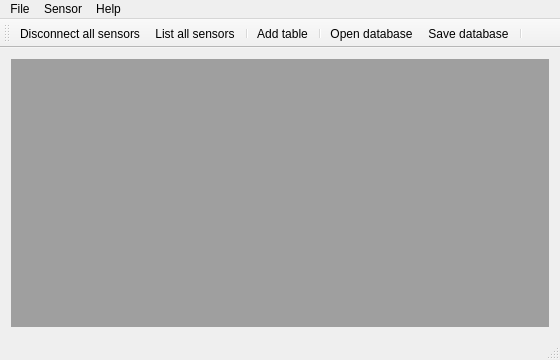
<?xml version="1.0" encoding="UTF-8"?>
<ui version="4.0">
 <class>ISense</class>
 <widget class="QMainWindow" name="ISense">
  <property name="geometry">
   <rect>
    <x>0</x>
    <y>0</y>
    <width>560</width>
    <height>360</height>
   </rect>
  </property>
  <property name="sizePolicy">
   <sizepolicy hsizetype="MinimumExpanding" vsizetype="MinimumExpanding">
    <horstretch>0</horstretch>
    <verstretch>0</verstretch>
   </sizepolicy>
  </property>
  <property name="minimumSize">
   <size>
    <width>560</width>
    <height>360</height>
   </size>
  </property>
  <property name="windowTitle">
   <string>ISense</string>
  </property>
  <widget class="QWidget" name="centralWidget">
   <layout class="QVBoxLayout" name="verticalLayout">
    <item>
     <widget class="QMdiArea" name="mdiArea"/>
    </item>
   </layout>
  </widget>
  <widget class="QMenuBar" name="menuBar">
   <property name="geometry">
    <rect>
     <x>0</x>
     <y>0</y>
     <width>560</width>
     <height>21</height>
    </rect>
   </property>
   <widget class="QMenu" name="menuFile">
    <property name="title">
     <string>File</string>
    </property>
    <addaction name="separator"/>
    <addaction name="actionExit"/>
    <addaction name="separator"/>
   </widget>
   <widget class="QMenu" name="menuSensor">
    <property name="title">
     <string>Sensor</string>
    </property>
    <addaction name="actionList_all_sensors"/>
    <addaction name="separator"/>
    <addaction name="actionDisconnect_all_sensors"/>
   </widget>
   <widget class="QMenu" name="menuHelp">
    <property name="title">
     <string>Help</string>
    </property>
    <addaction name="actionAbout"/>
    <addaction name="actionAbout_QT"/>
   </widget>
   <addaction name="menuFile"/>
   <addaction name="menuSensor"/>
   <addaction name="menuHelp"/>
  </widget>
  <widget class="QToolBar" name="mainToolBar">
   <property name="orientation">
    <enum>Qt::Horizontal</enum>
   </property>
   <property name="toolButtonStyle">
    <enum>Qt::ToolButtonTextUnderIcon</enum>
   </property>
   <attribute name="toolBarArea">
    <enum>TopToolBarArea</enum>
   </attribute>
   <attribute name="toolBarBreak">
    <bool>false</bool>
   </attribute>
   <addaction name="actionDisconnect_all_sensors"/>
   <addaction name="actionList_all_sensors"/>
   <addaction name="separator"/>
   <addaction name="actionAdd_table"/>
   <addaction name="separator"/>
   <addaction name="actionOpen_database"/>
   <addaction name="actionSave_database"/>
   <addaction name="separator"/>
  </widget>
  <widget class="QStatusBar" name="statusBar"/>
  <action name="actionList_all_sensors">
   <property name="icon">
    <iconset resource="icons.qrc">
     <normaloff>:/Icons/Icons/TableSensors.png</normaloff>:/Icons/Icons/TableSensors.png</iconset>
   </property>
   <property name="text">
    <string>List all sensors</string>
   </property>
  </action>
  <action name="actionDisconnect_all_sensors">
   <property name="icon">
    <iconset resource="icons.qrc">
     <normaloff>:/Icons/Icons/Delete.png</normaloff>:/Icons/Icons/Delete.png</iconset>
   </property>
   <property name="text">
    <string>Disconnect all sensors</string>
   </property>
  </action>
  <action name="actionExit">
   <property name="icon">
    <iconset resource="icons.qrc">
     <normaloff>:/Icons/Icons/Exit.png</normaloff>:/Icons/Icons/Exit.png</iconset>
   </property>
   <property name="text">
    <string>Exit</string>
   </property>
  </action>
  <action name="actionAbout">
   <property name="text">
    <string>About</string>
   </property>
  </action>
  <action name="actionAbout_QT">
   <property name="text">
    <string>About QT</string>
   </property>
  </action>
  <action name="actionOpen_database">
   <property name="icon">
    <iconset resource="icons.qrc">
     <normaloff>:/Icons/Icons/Open.png</normaloff>:/Icons/Icons/Open.png</iconset>
   </property>
   <property name="text">
    <string>Open database</string>
   </property>
  </action>
  <action name="actionSave_database">
   <property name="icon">
    <iconset resource="icons.qrc">
     <normaloff>:/Icons/Icons/Save.png</normaloff>:/Icons/Icons/Save.png</iconset>
   </property>
   <property name="text">
    <string>Save database</string>
   </property>
  </action>
  <action name="actionAdd_table">
   <property name="icon">
    <iconset resource="icons.qrc">
     <normaloff>:/Icons/Icons/TableResults.png</normaloff>:/Icons/Icons/TableResults.png</iconset>
   </property>
   <property name="text">
    <string>Add table</string>
   </property>
   <property name="toolTip">
    <string>Add table and select sensors to show in it</string>
   </property>
  </action>
 </widget>
 <layoutdefault spacing="6" margin="11"/>
 <resources>
  <include location="icons.qrc"/>
 </resources>
 <connections>
  <connection>
   <sender>actionExit</sender>
   <signal>triggered()</signal>
   <receiver>ISense</receiver>
   <slot>close()</slot>
   <hints>
    <hint type="sourcelabel">
     <x>-1</x>
     <y>-1</y>
    </hint>
    <hint type="destinationlabel">
     <x>199</x>
     <y>149</y>
    </hint>
   </hints>
  </connection>
  <connection>
   <sender>actionAbout</sender>
   <signal>triggered()</signal>
   <receiver>ISense</receiver>
   <slot>displayAbout()</slot>
   <hints>
    <hint type="sourcelabel">
     <x>-1</x>
     <y>-1</y>
    </hint>
    <hint type="destinationlabel">
     <x>199</x>
     <y>149</y>
    </hint>
   </hints>
  </connection>
  <connection>
   <sender>actionList_all_sensors</sender>
   <signal>triggered()</signal>
   <receiver>ISense</receiver>
   <slot>createSensorsTable()</slot>
   <hints>
    <hint type="sourcelabel">
     <x>-1</x>
     <y>-1</y>
    </hint>
    <hint type="destinationlabel">
     <x>281</x>
     <y>180</y>
    </hint>
   </hints>
  </connection>
 </connections>
 <slots>
  <slot>displayAbout()</slot>
  <slot>createSensorsTable()</slot>
  <slot>sensorsTableClosed()</slot>
 </slots>
</ui>
